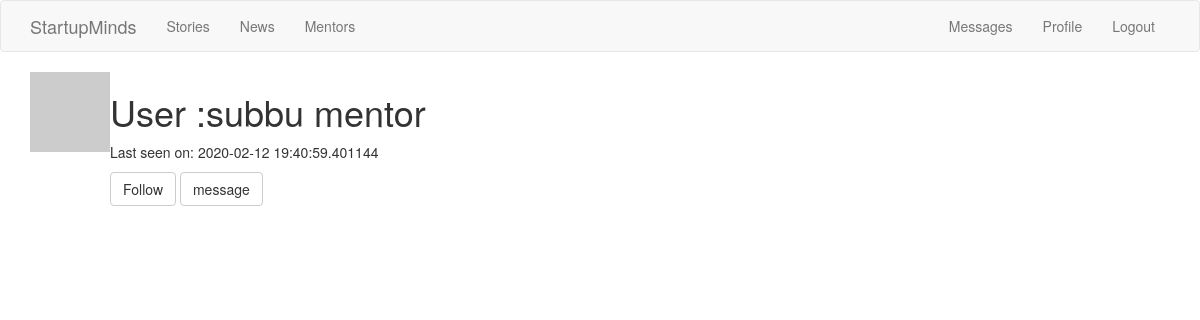
Screenshot of /user/subbu/ (signed in) with the database file from the repository.
### app/models.py (models this page shows, shortened)
class User( UserMixin, db.Model):
	__tablename__ = 'user'
	user_id = db.Column(db.Integer , primary_key=True)
	username = db.Column(db.String(64) ,index=True , unique=True)
	email = db.Column(db.String(64) , index=True , unique=True)
	password_hash = db.Column(db.String(200))
	about_me = db.Column(db.String(200))
	last_seen = db.Column(db.DateTime , default=datetime.utcnow)
	user_category = db.Column(db.String(50) ,default=None)
	sector = db.Column(db.String(50) , default=None)
	posts = db.relationship('Post' , backref='author' , lazy='dynamic')
	stories = db.relationship('Stories' , backref='author' , lazy='dynamic')
	messages_sent = db.relationship('Message' , backref='author', foreign_keys='Message.sender_id' ,lazy='dynamic')
	messages_recieved = db.relationship('Message' , backref='recipient' ,foreign_keys='Message.recipient_id' , lazy='dynamic')
	last_message_read_time = db.Column(db.DateTime)
	followed = db.relationship(
	'User', secondary=followers,
	primaryjoin=(followers.c.follower_id == user_id),
	secondaryjoin=(followers.c.followed_id == user_id),
	backref=db.backref('followers', lazy='dynamic'), lazy='dynamic')
	def get_id(self):
		return (self.user_id)
	def avatar(self, size):
		digest = md5(self.email.lower().encode('utf-8')).hexdigest()
		return 'https://www.gravatar.com/avatar/{}?d=identicon&s={}'.format(digest, size)
	def is_following(self, user):
		return self.followed.filter(followers.c.followed_id == user.user_id ).count() > 0

### app/views.py (the view)
@app.route('/user/<username>/')
@login_required
def user(username):
	user = User.query.filter_by(username=username).first_or_404()
	return render_template("user.html", user=user )

### app/models.py (called while the page is built)
@login.user_loader
def user_loader(user_id):
	return User.query.get(int(user_id))

### app/views.py (called while the page is built)
@app.before_request
def before_request():
	if current_user.is_authenticated:
		current_user.last_seen = datetime.utcnow()
		db.session.commit()

### app/templates/user.html (shortened to what this page needs)
{% extends "theme.html" %}
{% block app_content%}
	<table>
		<tr valign="top">
			<td><img src="{{user.avatar(128)}}"></td>
			<td>
				<h1>User :{{user.username}} {{user.user_category}}</h1>
				{%if user.last_seen %}<p>Last seen on: {{user.last_seen}}</p> {% endif %}
				<p>
					{% if user == current_user %}
						<a role="button" class="btn btn-default" href="{{url_for('editprofile')}}">Edit Profile</a>
					{% elif not current_user.is_following(user) %}
						<a href="{{url_for('follow',username=user.username)}}" class="btn btn-default" role="button">Follow</a>
					{% else %}
						<a href="{{url_for('unfollow' , username=user.username)}}" role="button" class="btn btn-default">Unfollow</a>
					{% endif %}
					{% if user != current_user %}
		                <a href="{{ url_for('send_message', recipient=user.username) }}"
		                    role="button" class="btn btn-default">message</a>
	                {% endif %}
           		 </p>
			</td>
		</tr>
	</table>
{% endblock%}

### app/templates/theme.html (shortened to what this page needs)
{% extends 'bootstrap/base.html' %}
{% block navbar %}
	<nav class="navbar navbar-default">
        <div class="container">
            <div class="navbar-header">
                <a class="navbar-brand" href="{{ url_for('home') }}">StartupMinds</a>
            </div>
            <div class="collapse navbar-collapse" id="bs-example-navbar-collapse-1">
                <ul class="nav navbar-nav">
                    <li><a href="{{ url_for('stories') }}">Stories</a></li>
                    <li><a href="{{url_for('news')}}">News</a></li>
                    {% if current_user.user_category == "entreprenuer" %}
                    <li><a href="{{url_for('mentors')}}">Mentors</a></li>
                    {% endif %}
                </ul>
                <ul class="nav navbar-nav navbar-right">
                    {% if current_user.is_anonymous %}
                    <li><a href="{{ url_for('login') }}">Login</a></li>
                    {% else %}
                    <li><a href="{{url_for('messages')}}">Messages</a></li>
                    <li><a href="{{ url_for('user', username=current_user.username) }}">Profile</a></li>
                    <li><a href="{{ url_for('logout') }}">Logout</a></li>
                    {% endif %}
                </ul>
            </div>
        </div>
    </nav>
{% endblock %}
{% block content %}
	<div class="container">
		{% block app_content %}
        {% endblock %}
	</div>
{% endblock %}

### rows the page displays
User: username "subbu", user_category "mentor", last_seen "2020-02-12 19:40:59.401144"
